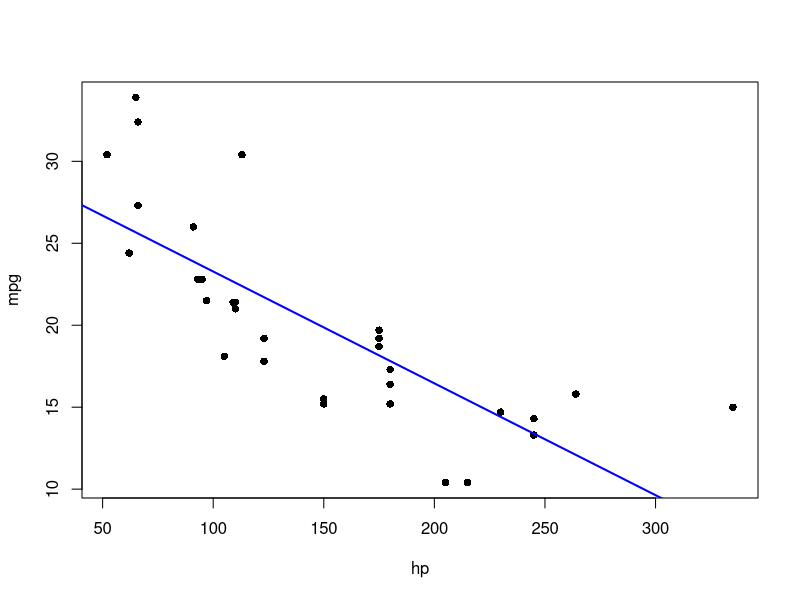

Reproduce this figure in R.
## ---- chunk 1
data("mtcars")
head(mtcars[,c("mpg", "wt", "hp", "disp", "qsec")])
## ---- chunk 2
plot(mtcars[,c("hp", "mpg")], pch = 16)
abline(lm(mtcars[,"mpg"] ~ mtcars[,"hp"]), col="blue", lwd=2)
